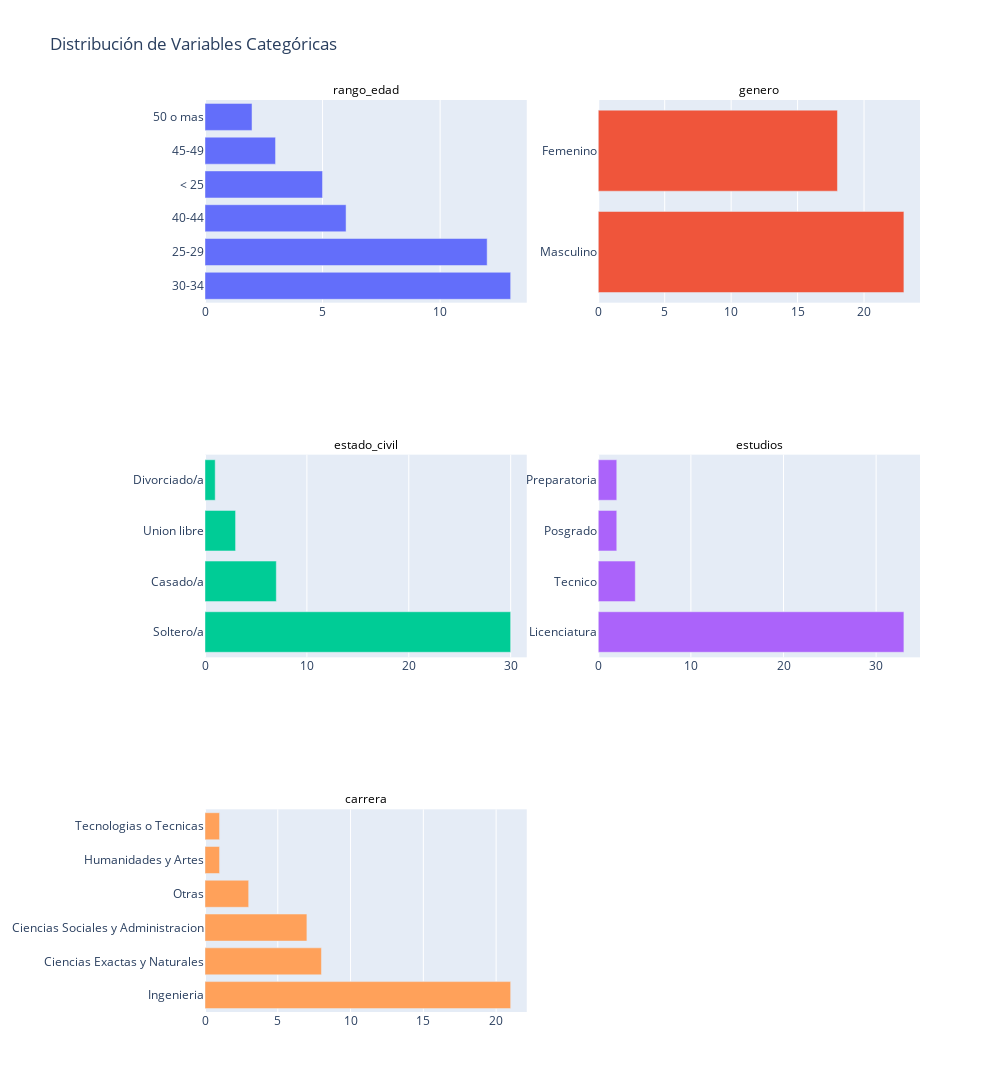

Notebook code cell kept with this figure:
### Code cell
graficos_eda_categoricos(df_cat_inf_personal)

### Figure 1 — Plotly figure (JSON) as saved in the notebook; plotly's stock layout.template omitted (floating-point values rounded to 4 significant figures)
{"data": [{"name": "rango_edad", "orientation": "h", "type": "bar", "x": [13, 12, 6, 5, 3, 2], "xaxis": "x", "y": [" 30-34", " 25-29", " 40-44", "< 25", " 45-49", "50 o mas"], "yaxis": "y"}, {"name": "genero", "orientation": "h", "type": "bar", "x": [23, 18], "xaxis": "x2", "y": ["Masculino", "Femenino"], "yaxis": "y2"}, {"name": "estado_civil", "orientation": "h", "type": "bar", "x": [30, 7, 3, 1], "xaxis": "x3", "y": ["Soltero/a", "Casado/a", "Union libre", "Divorciado/a"], "yaxis": "y3"}, {"name": "estudios", "orientation": "h", "type": "bar", "x": [33, 4, 2, 2], "xaxis": "x4", "y": ["Licenciatura", "Tecnico", "Posgrado", "Preparatoria"], "yaxis": "y4"}, {"name": "carrera", "orientation": "h", "type": "bar", "x": [21, 8, 7, 3, 1, 1], "xaxis": "x5", "y": ["Ingenieria", "Ciencias Exactas y Naturales", "Ciencias Sociales y Administracion", "Otras", "Humanidades y Artes", "Tecnologias o Tecnicas"], "yaxis": "y5"}], "layout": {"annotations": [{"font": {"color": "black", "size": 12}, "showarrow": false, "text": "rango_edad", "x": 0.225, "xanchor": "center", "xref": "paper", "y": 1, "yanchor": "bottom", "yref": "paper"}, {"font": {"color": "black", "size": 12}, "showarrow": false, "text": "genero", "x": 0.775, "xanchor": "center", "xref": "paper", "y": 1, "yanchor": "bottom", "yref": "paper"}, {"font": {"color": "black", "size": 12}, "showarrow": false, "text": "estado_civil", "x": 0.225, "xanchor": "center", "xref": "paper", "y": 0.6111, "yanchor": "bottom", "yref": "paper"}, {"font": {"color": "black", "size": 12}, "showarrow": false, "text": "estudios", "x": 0.775, "xanchor": "center", "xref": "paper", "y": 0.6111, "yanchor": "bottom", "yref": "paper"}, {"font": {"color": "black", "size": 12}, "showarrow": false, "text": "carrera", "x": 0.225, "xanchor": "center", "xref": "paper", "y": 0.2222, "yanchor": "bottom", "yref": "paper"}], "height": 1200, "showlegend": false, "title": {"text": "Distribución de Variables Categóricas"}, "width": 1000, "xaxis": {"anchor": "y", "domain": [0, 0.45]}, "xaxis2": {"anchor": "y2", "domain": [0.55, 1]}, "xaxis3": {"anchor": "y3", "domain": [0, 0.45]}, "xaxis4": {"anchor": "y4", "domain": [0.55, 1]}, "xaxis5": {"anchor": "y5", "domain": [0, 0.45]}, "xaxis6": {"anchor": "y6", "domain": [0.55, 1]}, "yaxis": {"anchor": "x", "domain": [0.7778, 1]}, "yaxis2": {"anchor": "x2", "domain": [0.7778, 1]}, "yaxis3": {"anchor": "x3", "domain": [0.3889, 0.6111]}, "yaxis4": {"anchor": "x4", "domain": [0.3889, 0.6111]}, "yaxis5": {"anchor": "x5", "domain": [0, 0.2222]}, "yaxis6": {"anchor": "x6", "domain": [0, 0.2222]}}}
